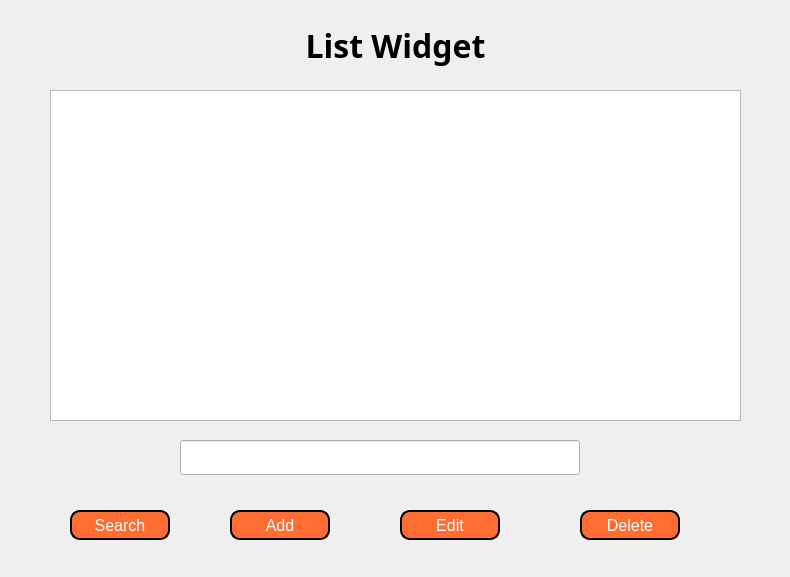
<?xml version="1.0" encoding="UTF-8"?>
<ui version="4.0">
 <class>MainWindow</class>
 <widget class="QMainWindow" name="MainWindow">
  <property name="geometry">
   <rect>
    <x>0</x>
    <y>0</y>
    <width>790</width>
    <height>577</height>
   </rect>
  </property>
  <property name="windowTitle">
   <string>MainWindow</string>
  </property>
  <widget class="QWidget" name="centralwidget">
   <widget class="QWidget" name="centralwidget_2" native="true">
    <property name="geometry">
     <rect>
      <x>0</x>
      <y>0</y>
      <width>791</width>
      <height>560</height>
     </rect>
    </property>
    <widget class="QLabel" name="label">
     <property name="geometry">
      <rect>
       <x>240</x>
       <y>20</y>
       <width>311</width>
       <height>51</height>
      </rect>
     </property>
     <property name="font">
      <font>
       <family>Nunito Sans Normal ExtraBold</family>
       <pointsize>24</pointsize>
       <weight>75</weight>
       <bold>true</bold>
      </font>
     </property>
     <property name="text">
      <string>List Widget</string>
     </property>
     <property name="alignment">
      <set>Qt::AlignCenter</set>
     </property>
    </widget>
    <widget class="QListWidget" name="listWidget">
     <property name="geometry">
      <rect>
       <x>50</x>
       <y>90</y>
       <width>691</width>
       <height>331</height>
      </rect>
     </property>
     <property name="font">
      <font>
       <pointsize>15</pointsize>
      </font>
     </property>
    </widget>
    <widget class="QLineEdit" name="lineEdit">
     <property name="geometry">
      <rect>
       <x>180</x>
       <y>440</y>
       <width>400</width>
       <height>35</height>
      </rect>
     </property>
     <property name="font">
      <font>
       <family>Nunito Sans Normal</family>
       <pointsize>10</pointsize>
      </font>
     </property>
    </widget>
    <widget class="QPushButton" name="btn_search">
     <property name="geometry">
      <rect>
       <x>70</x>
       <y>510</y>
       <width>100</width>
       <height>30</height>
      </rect>
     </property>
     <property name="font">
      <font>
       <pointsize>12</pointsize>
      </font>
     </property>
     <property name="styleSheet">
      <string notr="true">QPushButton{
	background-color: rgb(255, 109, 51);
	border: 2px solid black;
	border-radius: 10px;
	color: white;
}

QPushButton:hover{
	background-color: rgb(203, 93, 2);
	border: 2px solid black;
	border-radius: 10px;
	color: white;
}</string>
     </property>
     <property name="text">
      <string>Search</string>
     </property>
    </widget>
    <widget class="QPushButton" name="btn_edit">
     <property name="geometry">
      <rect>
       <x>400</x>
       <y>510</y>
       <width>100</width>
       <height>30</height>
      </rect>
     </property>
     <property name="font">
      <font>
       <pointsize>12</pointsize>
      </font>
     </property>
     <property name="styleSheet">
      <string notr="true">QPushButton{
	background-color: rgb(255, 109, 51);
	border: 2px solid black;
	border-radius: 10px;
	color: white;
}

QPushButton:hover{
	background-color: rgb(203, 93, 2);
	border: 2px solid black;
	border-radius: 10px;
	color: white;
}</string>
     </property>
     <property name="text">
      <string>Edit</string>
     </property>
    </widget>
    <widget class="QPushButton" name="btn_add">
     <property name="geometry">
      <rect>
       <x>230</x>
       <y>510</y>
       <width>100</width>
       <height>30</height>
      </rect>
     </property>
     <property name="font">
      <font>
       <pointsize>12</pointsize>
      </font>
     </property>
     <property name="styleSheet">
      <string notr="true">QPushButton{
	background-color: rgb(255, 109, 51);
	border: 2px solid black;
	border-radius: 10px;
	color: white;
}

QPushButton:hover{
	background-color: rgb(203, 93, 2);
	border: 2px solid black;
	border-radius: 10px;
	color: white;
}</string>
     </property>
     <property name="text">
      <string>Add</string>
     </property>
    </widget>
    <widget class="QPushButton" name="btn_delete">
     <property name="geometry">
      <rect>
       <x>580</x>
       <y>510</y>
       <width>100</width>
       <height>30</height>
      </rect>
     </property>
     <property name="font">
      <font>
       <pointsize>12</pointsize>
      </font>
     </property>
     <property name="styleSheet">
      <string notr="true">QPushButton{
	background-color: rgb(255, 109, 51);
	border: 2px solid black;
	border-radius: 10px;
	color: white;
}

QPushButton:hover{
	background-color: rgb(203, 93, 2);
	border: 2px solid black;
	border-radius: 10px;
	color: white;
}</string>
     </property>
     <property name="text">
      <string>Delete</string>
     </property>
    </widget>
   </widget>
  </widget>
 </widget>
 <resources/>
 <connections/>
</ui>
